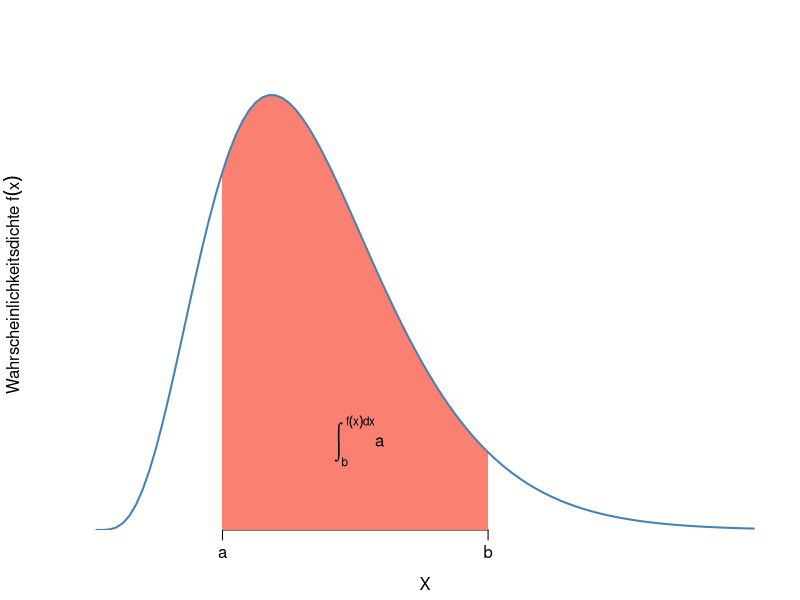
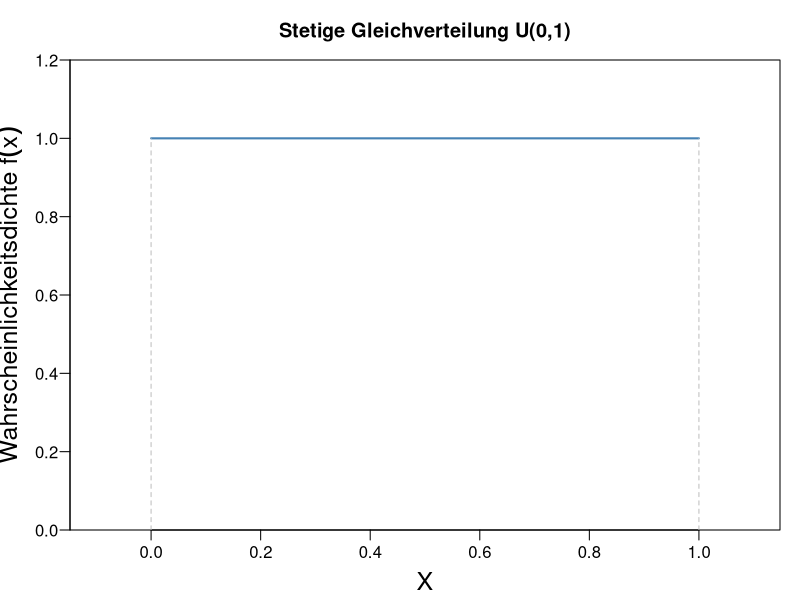
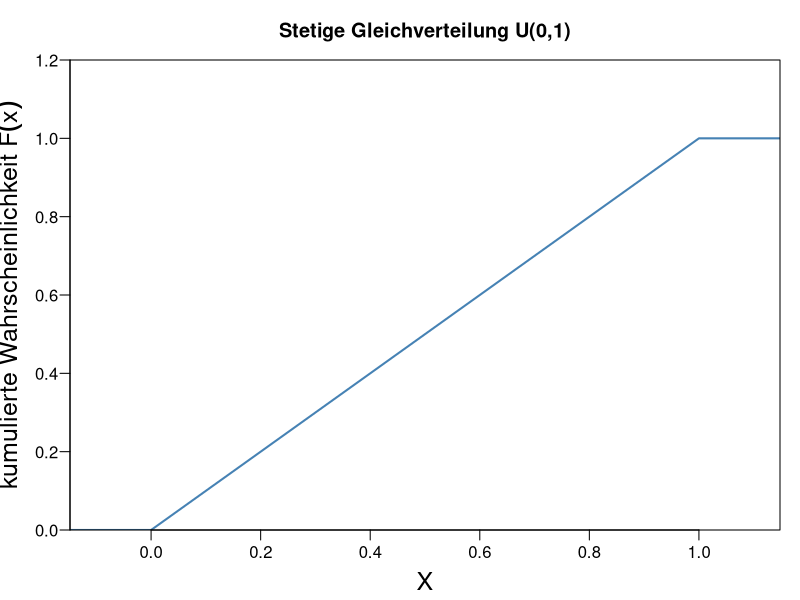
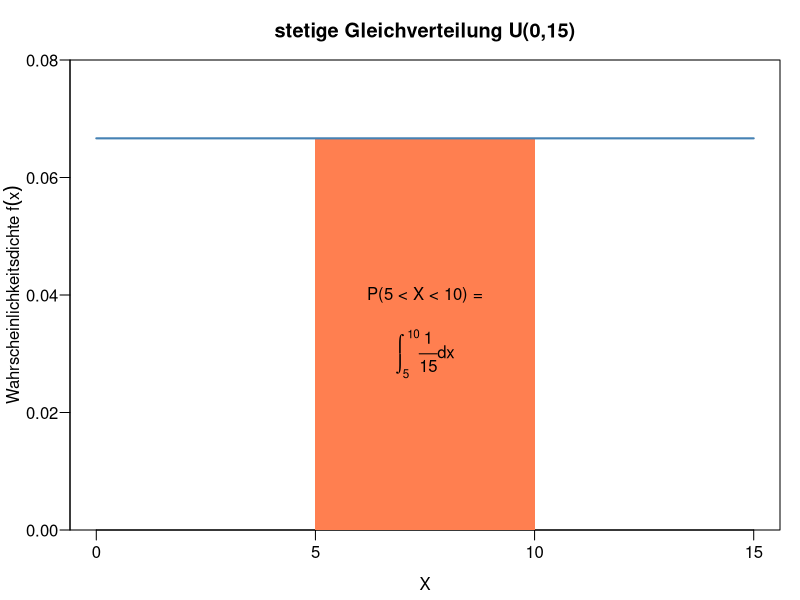
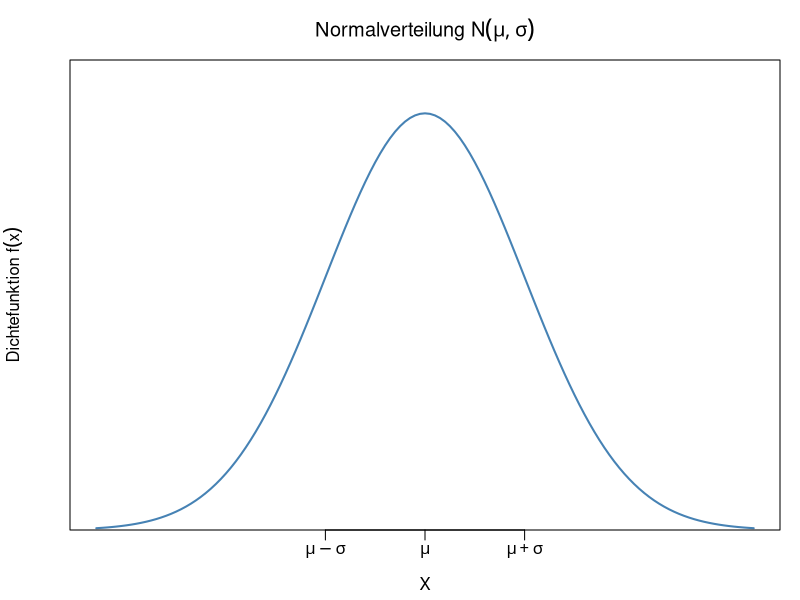
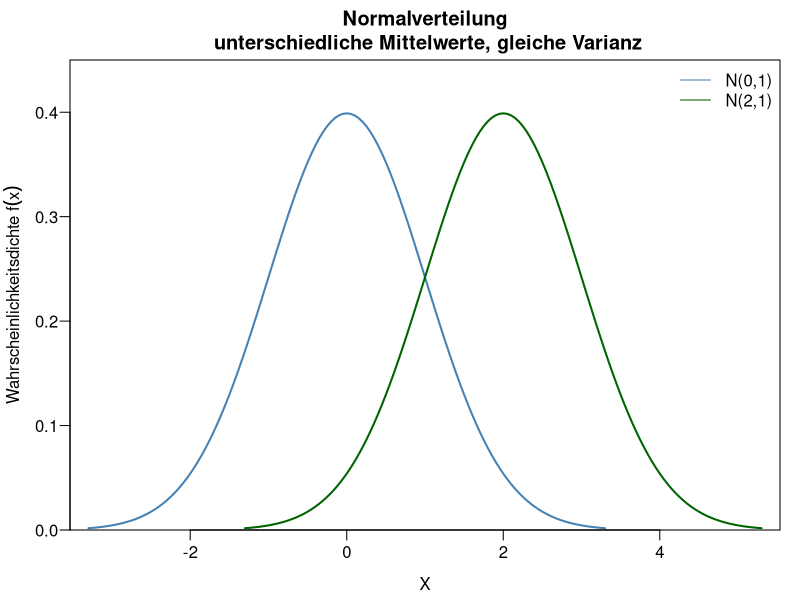
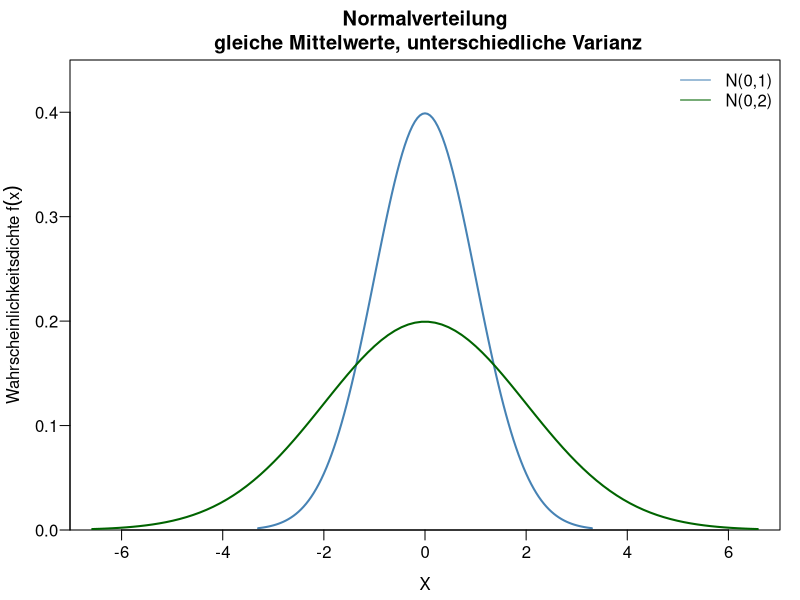
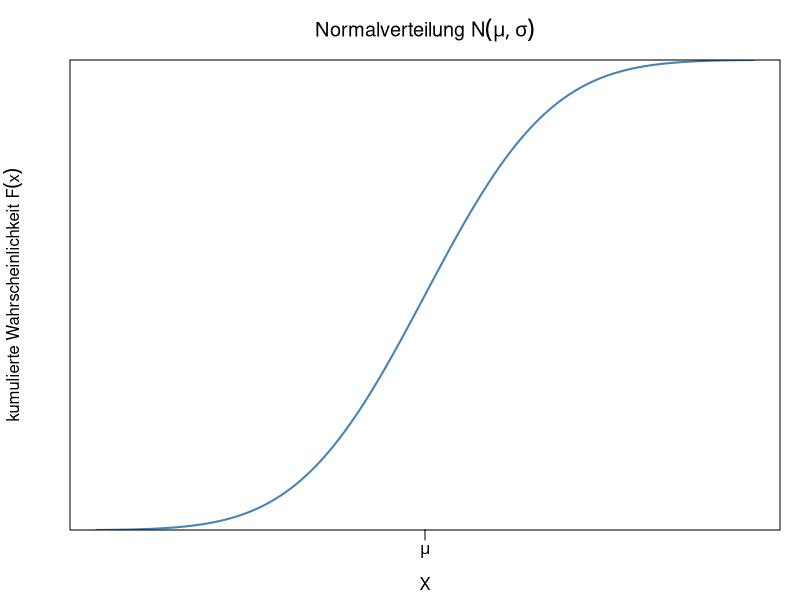

Source code (R) for these figures, in order:
## ---- chunk 1
#| label: dichtearea1
x<-seq(0,30,length=100) 
y2<-dchisq(x,df=10) 
par(mar=c(3.5,3.5,2,1), 
    mgp=c(2.2,0.6,0))
plot(x, y2, 
     xlim=c(0, 30), 
     ylim=c(0, 0.11), 
     type="n", 
     xlab="X", 
     ylab=expression("Wahrscheinlichkeitsdichte " * f(x)), 
     yaxs="i", 
     axes=FALSE) 
axis(side=1, at=c(x[20],x[60]), labels=c("a","b"))
polygon(c(x[20], x[20:60],x[60]), 
        c(0, y2[20:60],0), 
        col="salmon", 
        lty=0) 
lines(x, y2, type="l", col="steelblue", lwd=2)
text(12, 0.02, expression(integral(a, b, f(x) * dx)))

## ---- chunk 2
#| label: kontinuniform
par(mar=c(3.5,3.5,3,1), 
    mgp=c(2.2,0.6,0), 
    las=1)
x <- seq(0, 1, length=10)
y <- dunif(x, min=0, max=1)
plot(x, y, 
     type="l", 
     xlab="X", 
     xlim=c(-0.1,1.1), 
     ylim=c(0,1.2), 
     ylab=expression("Wahrscheinlichkeitsdichte " * f(x)), 
     main="Stetige Gleichverteilung U(0,1)", 
     yaxs="i", 
     col="steelblue", 
     lwd=2,
     cex.lab = 1.5)
segments(0,0,0,1, lty=2, col="gray")
segments(1,0,1,1, lty=2, col="gray")

## ---- chunk 3
#| label: lineargrowth
par(mar=c(3.5, 3.5, 3, 1), 
    mgp=c(2.2, 0.6, 0), las=1)
x <- seq(0, 1, length=10)
y <- punif(x, min=0, max=1)
plot(c(-0.2,x,1.2), c(0,y,1), 
     type="l", 
     xlab="X", 
     xlim=c(-0.1,1.1), 
     ylim=c(0,1.2), 
     ylab=expression("kumulierte Wahrscheinlichkeit " * F(x)), 
     main="Stetige Gleichverteilung U(0,1)", 
     yaxs="i", 
     col="steelblue", 
     lwd=2,
     cex.lab = 1.5)
## ---- chunk 4
#| label: buswartezeit
par(mar=c(3.5,3.5,3,1), 
    mgp=c(2.2,0.6,0), 
    las=1)
x <- seq(0, 15, by=5)
y <- dunif(x, min=0, max=15)
plot(x, y, 
     type="n", 
     ylim=c(0, 0.08), 
     xlab="X", 
     ylab=expression("Wahrscheinlichkeitsdichte " * f(x)), 
     main="stetige Gleichverteilung U(0,15)", 
     yaxs="i")
polygon(c(x[2], x[2], x[3], x[3]), 
        c(0, y[1], y[2], 0), 
        col="coral", 
        lty=0)
lines(x, y, col="steelblue", lwd=2)
text(7.5, 0.04, "P(5 < X < 10) =")
text(7.5, 0.03, expression(integral(frac(1,15) * dx, 5, 10)))




## ---- chunk 5
#| label: normalverteilung1
par(mar=c(3.5, 3.5, 3, 1), 
    mgp=c(2.2, 0.6, 0), las=1)
x <- seq(-3.3, 3.3, by=0.05)
plot(x, dnorm(x, mean=0, sd=1), 
     ylim=c(0,0.45), xlab="X", 
     ylab = expression(paste("Dichtefunktion ", f(x))),
     main = expression(paste("Normalverteilung ", N(mu, sigma))),
     type="l", 
     col="steelblue", 
     lwd=2, 
     yaxs="i",
     axes=FALSE)
axis(side = 1, at = c(-1, 0, 1), labels = expression(mu - sigma, mu, mu + sigma))
box()

## ---- chunk 6
#| label: normalverteilung2
par(mar=c(3.5,3.5,3,1), mgp=c(2.2,0.6,0), las=1)
x <- seq(-3.3, 3.3, by=0.05)
plot(x, dnorm(x, mean=0, sd=1), 
     xlim=c(-3.2,5.2), 
     ylim=c(0,0.45), 
     xlab="X", 
     ylab=expression("Wahrscheinlichkeitsdichte " * f(x)), 
     main="Normalverteilung\n unterschiedliche Mittelwerte, gleiche Varianz", 
     type="l", 
     col="steelblue", 
     lwd=2, 
     yaxs="i")
lines(x+2, dnorm(x, mean=0, sd=1), 
      type="l", 
      col="darkgreen", 
      lwd=2)
legend("topright", 
       lty=1, col=c("steelblue", "darkgreen"), 
       legend=c("N(0,1)", "N(2,1)"), 
       bty="n") 

## ---- chunk 7
#| label: normalverteilung3
par(mar=c(3.5,3.5,3,1), 
    mgp=c(2.2,0.6,0), 
    las=1)
x = seq(-3.3, 3.3, by=0.05)
y = seq(-6.581, 6.581, length=100)
plot(x, dnorm(x, mean=0, sd=1), 
     xlim=c(-6.5,6.5), 
     ylim=c(0,0.45), 
     xlab="X", 
     ylab=expression("Wahrscheinlichkeitsdichte " * f(x)), 
     main="Normalverteilung\n gleiche Mittelwerte, unterschiedliche Varianz", 
     type="l", 
     col="steelblue", 
     lwd=2, 
     yaxs="i")
lines(y, dnorm(y, mean=0, sd=2), 
      type="l", 
      col="darkgreen", 
      lwd=2)
legend("topright", 
       lty=1, 
       col=c("steelblue", "darkgreen"), 
       legend=c("N(0,1)", "N(0,2)"), 
       bty="n") 

## ---- chunk 8
#| label: normalSform
par(mar=c(3.5,3.5,3,1), 
    mgp=c(2.2,0.6,0), 
    las=1)
x <- seq(-3.3, 3.3, by=0.05)
plot(x, pnorm(x, mean=0, sd=1), 
     xlab="X", 
     ylab = expression(paste("kumulierte Wahrscheinlichkeit ", F(x))),
     main = expression(paste("Normalverteilung ", N(mu, sigma))),
     type="l", 
     col="steelblue", 
     lwd=2, 
     yaxs="i",
     axes=FALSE)
axis(side=1, at=c(0), 
     labels=expression(mu))
box()

## ---- chunk 9
#| label: normaleigenschaft1
par(mar=c(3.5,3.5,3,1), 
    mgp=c(2.2,0.6,0), 
    las=1)
x <- seq(-3.3, 3.3, by=0.05)
y <- dnorm(x, mean=0, sd=1)
x1 <- seq(-1, 1, by=0.05)
y1 <- dnorm(x1, mean=0, sd=1)
plot(x, y, 
     ylim=c(0,0.45), 
     xlab="X", 
     ylab = expression(paste("Dichtefunktion ", f(x))),
     main = expression(paste("Normalverteilung ", N(mu, sigma))),
     type="n", col="steelblue", 
     lwd=2, 
     yaxs="i",
     axes=FALSE)
axis(side=1, at=c(0), labels=expression(mu))
axis(side=1, at=c(-1,1), 
     labels=expression(mu-sigma, mu+sigma))
polygon(c(x1[1],x1,x1[40]), c(0,y1,0), 
        col="salmon", lty=0)
text(0,0.15, "68%")
lines(x, y, col="steelblue", lwd=2)
box()

## ---- chunk 10
#| label: normaleigenschaft2
par(mar=c(3.5,3.5,3,1), 
    mgp=c(2.2,0.6,0), las=1)
x <- seq(-3.3, 3.3, by=0.05)
y <- dnorm(x, mean=0, sd=1)
x2 <- seq(-2, 2, by=0.05)
y2 <- dnorm(x2, mean=0, sd=1)
plot(x, y, 
     ylim=c(0,0.45), 
     xlab="X", 
     ylab = expression(paste("Dichtefunktion ", f(x))),
     main = expression(paste("Normalverteilung ", N(mu, sigma))),
     type="n", col="steelblue", 
     lwd=2, 
     yaxs="i",
     axes=FALSE)
axis(side=1, at=c(0), labels=expression(mu))
axis(side=1, at=c(-2,2), 
     labels=expression(mu-2*sigma, mu+2*sigma))
polygon(c(x2, rev(x2)), c(rep(0, length(y2)), rev(y2)), col="salmon", border=NA)
text(0,0.15,"95%")
lines(x, y, col="steelblue", lwd=2)
box()

## ---- chunk 11
#| label: normaleigenschaft3
par(mar=c(3.5,3.5,3,1), 
    mgp=c(2.2,0.6,0), 
    las=1)
x <- seq(-3.3, 3.3, by=0.05)
y <- dnorm(x, mean=0, sd=1)
x3 <- seq(-3, 3, by=0.05)
y3 <- dnorm(x3, mean=0, sd=1)
plot(x, y, ylim=c(0,0.45), 
     xlab="X", 
     ylab = expression(paste("Dichtefunktion ", f(x))),
     main = expression(paste("Normalverteilung ", N(mu, sigma))),
     type="n", 
     col="steelblue", 
     lwd=2, 
     yaxs="i",
     axes=FALSE)
axis(side=1, at=c(0), labels=expression(mu))
axis(side=1, at=c(-3,3), 
     labels=expression(mu-3*sigma, mu+3*sigma))
polygon(c(x3, rev(x3)), c(rep(0, length(y3)), rev(y3)), col="salmon", border=NA)
text(0,0.15,"99%")
lines(x, y, col="steelblue", lwd=2)
box()

## ---- chunk 12
#| label: standardnormalverteilung1
par(mar=c(3.5, 3.5, 3, 1), 
    mgp=c(2.2, 0.6, 0), 
    las=1)
x <- seq(-3.3, 3.3, by=0.05)
plot(x, dnorm(x, mean=0, sd=1), 
     ylim=c(0,0.45), 
     xlab="X", 
     ylab = expression(paste("Dichtefunktion ", f(x))),
     main = expression(paste("Standardnormalverteilung ", N(0, 1))),
     type="l", 
     col="steelblue", 
     lwd=2, 
     yaxs="i")

## ---- chunk 13
#| label: normalLeftTail
par(mar=c(3.5,3.5,3,1), 
    mgp=c(2.2,0.6,0), 
    las=1)
x = seq(-3.32, 3.32, by=0.04)
y = dnorm(x,mean=0,sd=1)
x0 = x[97]
p0 = floor(pnorm(x0, mean=0, sd=1, lower.tail=TRUE)*10000)/10000
plot(x, y, 
     ylim=c(0,0.45), 
     xlab="X", 
     ylab = expression(paste("Dichtefunktion ", f(x))),
     main = expression(paste("Standardnormalverteilung ", N(0, 1))),
     type="n", yaxs="i",axes=FALSE)
axis(side=1, at=x0)
polygon(c(x[1],x[1:97],x[97]), c(0,y[1:97],0), col="salmon", lty=0)
lines (x, y, type="l", col="steelblue", lwd=2)
text(-0.7,0.06,paste("F(",x0,")=",p0))
box()

## ---- chunk 14
#| label: normalRightTail
par(mar=c(3.5,3.5,3,1), 
    mgp=c(2.2,0.6,0), 
    las=1)
x = seq(-3.32, 3.32, by=0.04)
y = dnorm(x,mean=0,sd=1)
x0 = x[97]
p0 = floor(pnorm(x0, mean=0, sd=1, lower.tail=TRUE)*10000)/10000
plot(x, y, 
     ylim=c(0,0.45), 
     xlab="X", 
     ylab = expression(paste("Dichtefunktion ", f(x))),
     main = expression(paste("Standardnormalverteilung ", N(0, 1))),
     type="n", 
     yaxs="i",
     axes=FALSE)
axis(side=1, at=x0)
polygon(c(x[97],
          x[97:length(x)],
          x[length(x)]), 
        c(0,y[97:length(x)],0), 
        col="salmon", lty=0)
lines (x, y, type="l", col="steelblue", lwd=2)
text(-0.7,0.06,paste("F(",x0,")=",p0))
text(1.2,0.06,paste("1-F(",x0,")"))
text(1.2,0.04,"=0.3015")
box()

## ---- chunk 15
#| label: ChiQuadrat

par(mar=c(3.5,3.5,3,1), 
    mgp=c(2.2,0.6,0), 
    las=1)
x = seq(0, 50, by=0.05)
y1 = dchisq(x, df=3)
y2 = dchisq(x, df=10)
y3 = dchisq(x, df=30)
plot(x, y1, 
     xlab="X", 
     ylab = expression(paste("Dichtefunktion ", f(x))), 
     main="Chi-Quadrat-Verteilung", type="l", 
     col="steelblue", 
     lwd=2, 
     yaxs="i")
lines(x, y2, type="l", col="darkgreen", lwd=2)
lines(x, y3, type="l", col="hotpink", lwd=2)
legend("topright", 
       lty=1, 
       lwd=2, 
       col=c("steelblue", "darkgreen", "hotpink"), 
       legend = expression(chi^2 * "(3)", chi^2 * "(10)", chi^2 * "(30)"), 
       bty="n") 
box()

## ---- chunk 16
#| label: tverteilung
par(mar=c(3.5,3.5,3,1), 
    mgp=c(2.2,0.6,0), 
    las=1)
x = seq(-3.3, 3.3, by=0.05)
y1 = dt(x, df=3)
y2 = dt(x, df=10)
y3 = dt(x, df=30)
plot(x, dnorm(x, mean=0, sd=1), 
     ylim=c(0,0.45), 
     xlab="X", 
     ylab = expression(paste("Dichtefunktion ", f(x))),
     main="Student's T Verteilung", 
     type="l", 
     col=gray(0.5), 
     lty=2, 
     lwd=2, 
     yaxs="i")
lines(x, y1, type="l", col="steelblue", lwd=2)
lines(x, y2, type="l", col="darkgreen", lwd=2)
lines(x, y3, type="l", col="hotpink", lwd=2)
legend("topright", 
       lty=c(1,1,1,2), 
       lwd=2, 
       col=c("steelblue", "darkgreen", "hotpink", gray(0.5)), 
       legend=c("T(3)", "T(10)", "T(30)", "N(0,1)"), bty="n") 
box()

## ---- chunk 17
#| label: fischerF
par(mar=c(3.5, 3.5, 3,1), 
    mgp=c(2.2, 0.6, 0), 
    las=1)
x = seq(0, 5, by=0.05)
y1 = df(x, df1=3, df2=3)
y2 = df(x, df1=20, df2=10)
y3 = df(x, df1=30, df2=30)
plot(x, y3, 
     xlab="X", 
     ylab = expression(paste("Dichtefunktion ", f(x))),
     main="Fisher's F-Verteilung", 
     type="l", 
     col="salmon", 
     lwd=2, 
     yaxs="i")
lines(x, y1, type="l", col="steelblue", lwd=2)
lines(x, y2, type="l", col="darkgreen", lwd=2)
legend("topright", 
       lty=1, 
       lwd=2, 
       col=c("steelblue", "darkgreen", "salmon"), 
       legend=c("F(3,3)","F(20,10)","F(30,30)"), 
       bty="n") 
box()

